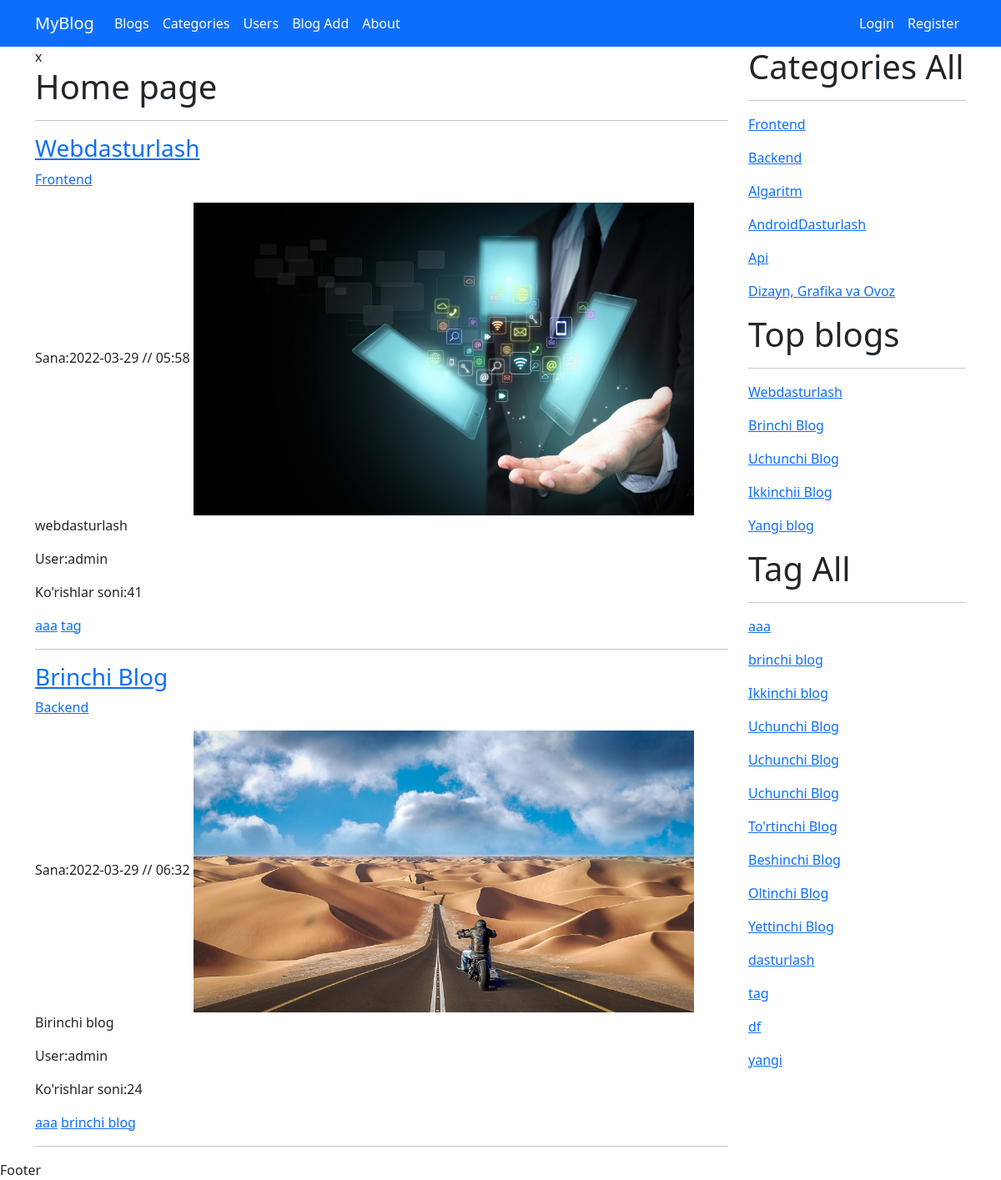
Screenshot of /tag/aaa with the database file from the repository.
### myapp/models.py (models this page shows, shortened)
class Blog(models.Model):
    title = models.CharField(max_length=200)
    slug = models.SlugField(max_length=200, unique=True)
    description = models.TextField()
    image = models.ImageField(upload_to= 'blog/')
    created = models.DateTimeField(auto_now_add=True)
    updated =models.DateTimeField(auto_now=True)
    views = models.PositiveBigIntegerField(default=0)
    category =models.ForeignKey(Category, on_delete=models.SET_NULL,null=True)
    user = models.ForeignKey(User, on_delete=models.SET_NULL, null= True)
    tags = models.ManyToManyField(Tag)

class Category(models.Model):
    name =models.CharField(max_length=100)
    slug = models.SlugField(max_length=100,unique=True)
    image = models.ImageField(upload_to='category/')
    description =models.TextField()

class Tag(models.Model):
    name = models.CharField(max_length=50)
    slug = models.SlugField(max_length=50)

### myapp/views.py (the view)
# urls.py: path('tag/<slug:slug>', tag_blogs, name='tag_blogs'),
def tag_blogs(request, slug):
    tag = Tag.objects.get(slug=slug)
    blogs = Blog.objects.filter(tags=tag)
    context = {
        'tag': tag,
        'blogs': blogs,
    }
    return render(request, 'tag_blogs.html', context)

### myapp/context_processors.py (called while the page is built)
def category(request):
    categories = Category.objects.all()
    return {'categories':categories}

def tag(request):
    tags =Tag.objects.all()
    return {'tags':tags}

def top_blogs(request):
    top_blogs= Blog.objects.all().order_by('-views')[:5]
    return {'top_blogs':top_blogs}

### templates/tag_blogs.html (shortened to what this page needs)
{% extends 'base.html' %}
{% block content %}x
    <h1>Home page</h1>
    <hr>
    {% for blog in blogs %}
        <h3><a href="{% url  'blog_detail' blog.slug %}">{{ blog.title }}</a></h3>
        <p><a  href="{% url 'category_blogs' blog.category.slug %}">{{ blog.category.name }}</a></p>
            Sana:{{ blog.created | date:'Y-m-d // h:i' }}
        <img style="width: 600px;" src="{{ blog.image.url }}" alt="Bu rasm">
        <p>{{ blog.description | truncatechars:100 }}</p>
        <p>User:{{ blog.user.username }}</p>
        <p>Ko'rishlar soni:{{ blog.views }}</p>
        {% for tag in blog.tags.all %}
            <a href="{% url 'tag_blogs' tag.slug %}">{{ tag.name }}</a>
        {% endfor %}
        <hr>
    {% endfor %}
{% endblock %}

### templates/base.html (shortened to what this page needs)
<!DOCTYPE html>
<html lang="en">
<head>
    {% load static %}
    <link rel="stylesheet" href="{% static 'css/bootstrap.min.css' %}">
</head>
<body>
<header>
    <nav class="navbar navbar-expand-lg navbar-dark bg-primary">
  <div class="container">
    <a class="navbar-brand" href="#">MyBlog</a>
    <div class="collapse navbar-collapse" id="navbarSupportedContent">
      <ul class="navbar-nav me-auto mb-2 mb-lg-0">
        <li class="nav-item">
          <a class="nav-link active" aria-current="page" href="{% url 'home' %}">Blogs</a>
        </li>
        <li class="nav-item">
          <a class="nav-link active" href="{% url 'category_list' %}">Categories</a>
        </li>
        <li class="nav-item">
          <a href="{% url 'users' %}" class="nav-link active">Users</a>
        </li>
          <li class="nav-item">
          <a  href={% url 'blog_create' %} class="nav-link active">Blog Add</a>
        </li>
          <li class="nav-item">
          <a class="nav-link active">About</a>
        </li>
      </ul>
      <ul class="navbar-nav  mb-2 mb-lg-0">
          {% if user.is_authenticated %}
          <li class="nav-item">
            <a class="nav-link active">{{ user.username }}</a>
        </li>
          <li class="nav-item">
            <a href="{% url 'logout_page' %}" class="nav-link active">Chiqish</a>
        </li>
          {% else %}
        <li class="nav-item">
          <a  href="{% url 'login_page' %}" class="nav-link active">Login</a>
        </li>
          <li class="nav-item">
          <a href="{% url 'register' %}" class="nav-link active">Register</a>
        </li>
      </ul>
          {% endif %}
    </div>
  </div>
</nav>
</header>
<div class="container">
<div class="row">
    <div class="col-lg-9">
        {% block content %}
        {% endblock %}
    </div>
    <div class="col-lg-3">
        <h1>Categories All</h1>
        <hr>
        {% for category in categories %}
            <p><a href="{% url 'category_blogs' category.slug %}">{{ category.name }}</a></p>
        {% endfor %}
    <h1> Top blogs</h1>
    <hr>
        {% for tb in top_blogs %}
        <p><a href="{% url 'blog_detail' tb.slug %}">{{ tb.title }}</a></p>
        {% endfor %}
        <h1>Tag All</h1>
        <hr>
       {% for tag in tags %}
            <p><a href="{% url 'tag_blogs' tag.slug %}">{{ tag.name }}</a></p>
        {% endfor %}
    </div>
</div>
</div>
<footer>
    Footer
</footer>
</body>
</html>

### rows the page displays
Blog: title "Webdasturlash", category.name "Frontend", created "2022-03-29 // 05:58", image (picture), description "webdasturlash", user.username "admin", views "41"
Tag: name "aaa"
Tag: name "tag"
Blog: title "Brinchi Blog", category.name "Backend", created "2022-03-29 // 06:32", image (picture), description "Birinchi blog", user.username "admin", views "24"
Tag: name "brinchi blog"
Category: name "Frontend"
Category: name "Backend"
Category: name "Algaritm"
Category: name "AndroidDasturlash"
Category: name "Api"
Category: name "Dizayn, Grafika va Ovoz"
Blog: title "Uchunchi Blog"
Blog: title "Ikkinchii Blog"
Blog: title "Yangi blog"
Tag: name "Ikkinchi blog"
Tag: name "Uchunchi Blog"
Tag: name "Uchunchi Blog"
Tag: name "Uchunchi Blog"
Tag: name "To'rtinchi Blog"
Tag: name "Beshinchi Blog"
Tag: name "Oltinchi Blog"
Tag: name "Yettinchi Blog"
Tag: name "dasturlash"
Tag: name "df"
Tag: name "yangi"
